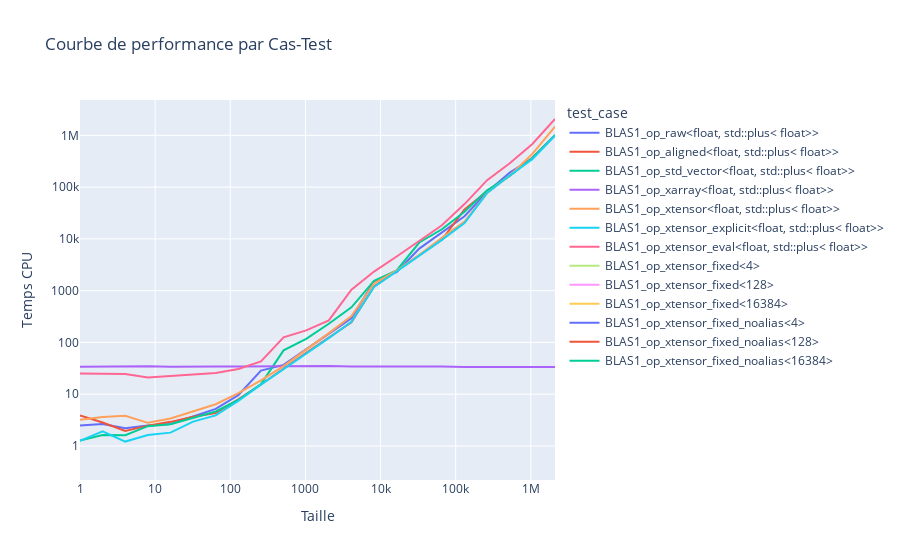

The notebook cell saved with this chart:
### Code cell
# Création de la courbe
fig = px.line(all_benchmarks_df[-1], 
              x="size", 
              y="cpu_time", 
              color="test_case",  # Chaque test_case aura une ligne distincte
              log_x=True,
              log_y=True,  # Echelle logarithmique pour l'axe Y
              title="Courbe de performance par Cas-Test",
              labels={"size": "Taille", "cpu_time": "Temps CPU"})

# Afficher le graphique
fig.show()

### Figure 1 — Plotly figure (JSON) as saved in the notebook; plotly's stock layout.template omitted (floating-point values rounded to 4 significant figures)
{"data": [{"hovertemplate": "test_case=BLAS1_op_raw<float, std::plus< float>><br>Taille=%{x}<br>Temps CPU=%{y}<extra></extra>", "legendgroup": "BLAS1_op_raw<float, std::plus< float>>", "line": {"color": "#636efa", "dash": "solid"}, "marker": {"symbol": "circle"}, "mode": "lines", "name": "BLAS1_op_raw<float, std::plus< float>>", "orientation": "v", "showlegend": true, "type": "scatter", "x": [1, 2, 4, 8, 16, 32, 64, 128, 256, 512, 1024, 2048, 4096, 8192, 16384, 32768, 65536, 131072, 262144, 524288, 1048576, 2097152], "xaxis": "x", "y": [2.483, 2.66, 2.211, 2.473, 2.668, 3.67, 5.198, 9.606, 28.61, 36.81, 73.24, 144.6, 293.7, 1516.0, 2288.0, 6487.0, 13080.0, 27290.0, 80470.0, 190700.0, 359700.0, 1007000.0], "yaxis": "y"}, {"hovertemplate": "test_case=BLAS1_op_aligned<float, std::plus< float>><br>Taille=%{x}<br>Temps CPU=%{y}<extra></extra>", "legendgroup": "BLAS1_op_aligned<float, std::plus< float>>", "line": {"color": "#EF553B", "dash": "solid"}, "marker": {"symbol": "circle"}, "mode": "lines", "name": "BLAS1_op_aligned<float, std::plus< float>>", "orientation": "v", "showlegend": true, "type": "scatter", "x": [1, 2, 4, 8, 16, 32, 64, 128, 256, 512, 1024, 2048, 4096, 8192, 16384, 32768, 65536, 131072, 262144, 524288, 1048576, 2097152], "xaxis": "x", "y": [3.876, 2.84, 1.955, 2.469, 2.922, 3.674, 4.327, 7.962, 15.38, 31.6, 63.07, 124.3, 244.5, 1201.0, 2402.0, 4795.0, 9581.0, 37180.0, 82600.0, 166100.0, 367700.0, 1004000.0], "yaxis": "y"}, {"hovertemplate": "test_case=BLAS1_op_std_vector<float, std::plus< float>><br>Taille=%{x}<br>Temps CPU=%{y}<extra></extra>", "legendgroup": "BLAS1_op_std_vector<float, std::plus< float>>", "line": {"color": "#00cc96", "dash": "solid"}, "marker": {"symbol": "circle"}, "mode": "lines", "name": "BLAS1_op_std_vector<float, std::plus< float>>", "orientation": "v", "showlegend": true, "type": "scatter", "x": [1, 2, 4, 8, 16, 32, 64, 128, 256, 512, 1024, 2048, 4096, 8192, 16384, 32768, 65536, 131072, 262144, 524288, 1048576, 2097152], "xaxis": "x", "y": [1.269, 1.631, 1.615, 2.412, 2.619, 3.45, 4.633, 7.736, 15.61, 70.21, 117.4, 229.3, 475.5, 1551.0, 2461.0, 8507.0, 15340.0, 33280.0, 86910.0, 165000.0, 363500.0, 1004000.0], "yaxis": "y"}, {"hovertemplate": "test_case=BLAS1_op_xarray<float, std::plus< float>><br>Taille=%{x}<br>Temps CPU=%{y}<extra></extra>", "legendgroup": "BLAS1_op_xarray<float, std::plus< float>>", "line": {"color": "#ab63fa", "dash": "solid"}, "marker": {"symbol": "circle"}, "mode": "lines", "name": "BLAS1_op_xarray<float, std::plus< float>>", "orientation": "v", "showlegend": true, "type": "scatter", "x": [1, 2, 4, 8, 16, 32, 64, 128, 256, 512, 1024, 2048, 4096, 8192, 16384, 32768, 65536, 131072, 262144, 524288, 1048576, 2097152], "xaxis": "x", "y": [34.05, 34.42, 34.98, 34.5, 33.87, 34.34, 34.39, 34.12, 34.39, 34.16, 34.44, 35.06, 34.17, 34.41, 33.83, 34.88, 34.16, 33.63, 33.81, 33.54, 33.91, 33.69], "yaxis": "y"}, {"hovertemplate": "test_case=BLAS1_op_xtensor<float, std::plus< float>><br>Taille=%{x}<br>Temps CPU=%{y}<extra></extra>", "legendgroup": "BLAS1_op_xtensor<float, std::plus< float>>", "line": {"color": "#FFA15A", "dash": "solid"}, "marker": {"symbol": "circle"}, "mode": "lines", "name": "BLAS1_op_xtensor<float, std::plus< float>>", "orientation": "v", "showlegend": true, "type": "scatter", "x": [1, 2, 4, 8, 16, 32, 64, 128, 256, 512, 1024, 2048, 4096, 8192, 16384, 32768, 65536, 131072, 262144, 524288, 1048576, 2097152], "xaxis": "x", "y": [3.207, 3.628, 3.842, 2.798, 3.393, 4.704, 6.388, 10.45, 18.49, 34.89, 72.26, 151.5, 323.3, 1374.0, 2451.0, 4918.0, 10530.0, 21490.0, 76670.0, 167100.0, 437200.0, 1475000.0], "yaxis": "y"}, {"hovertemplate": "test_case=BLAS1_op_xtensor_explicit<float, std::plus< float>><br>Taille=%{x}<br>Temps CPU=%{y}<extra></extra>", "legendgroup": "BLAS1_op_xtensor_explicit<float, std::plus< float>>", "line": {"color": "#19d3f3", "dash": "solid"}, "marker": {"symbol": "circle"}, "mode": "lines", "name": "BLAS1_op_xtensor_explicit<float, std::plus< float>>", "orientation": "v", "showlegend": true, "type": "scatter", "x": [1, 2, 4, 8, 16, 32, 64, 128, 256, 512, 1024, 2048, 4096, 8192, 16384, 32768, 65536, 131072, 262144, 524288, 1048576, 2097152], "xaxis": "x", "y": [1.254, 1.914, 1.216, 1.628, 1.811, 2.949, 3.895, 7.375, 15.33, 30.23, 60.74, 121.1, 249.3, 1175.0, 2350.0, 4664.0, 9538.0, 20140.0, 77060.0, 167700.0, 346200.0, 990700.0], "yaxis": "y"}, {"hovertemplate": "test_case=BLAS1_op_xtensor_eval<float, std::plus< float>><br>Taille=%{x}<br>Temps CPU=%{y}<extra></extra>", "legendgroup": "BLAS1_op_xtensor_eval<float, std::plus< float>>", "line": {"color": "#FF6692", "dash": "solid"}, "marker": {"symbol": "circle"}, "mode": "lines", "name": "BLAS1_op_xtensor_eval<float, std::plus< float>>", "orientation": "v", "showlegend": true, "type": "scatter", "x": [1, 2, 4, 8, 16, 32, 64, 128, 256, 512, 1024, 2048, 4096, 8192, 16384, 32768, 65536, 131072, 262144, 524288, 1048576, 2097152], "xaxis": "x", "y": [25.16, 25.17, 24.43, 21.0, 22.78, 24.12, 25.69, 30.59, 42.95, 125.7, 170.6, 266.6, 1043.0, 2334.0, 4557.0, 9092.0, 18240.0, 46970.0, 136200.0, 288700.0, 678300.0, 2065000.0], "yaxis": "y"}, {"hovertemplate": "test_case=BLAS1_op_xtensor_fixed<4><br>Taille=%{x}<br>Temps CPU=%{y}<extra></extra>", "legendgroup": "BLAS1_op_xtensor_fixed<4>", "line": {"color": "#B6E880", "dash": "solid"}, "marker": {"symbol": "circle"}, "mode": "lines", "name": "BLAS1_op_xtensor_fixed<4>", "orientation": "v", "showlegend": true, "type": "scatter", "x": [null], "xaxis": "x", "y": [0.815], "yaxis": "y"}, {"hovertemplate": "test_case=BLAS1_op_xtensor_fixed<128><br>Taille=%{x}<br>Temps CPU=%{y}<extra></extra>", "legendgroup": "BLAS1_op_xtensor_fixed<128>", "line": {"color": "#FF97FF", "dash": "solid"}, "marker": {"symbol": "circle"}, "mode": "lines", "name": "BLAS1_op_xtensor_fixed<128>", "orientation": "v", "showlegend": true, "type": "scatter", "x": [null], "xaxis": "x", "y": [8.181], "yaxis": "y"}, {"hovertemplate": "test_case=BLAS1_op_xtensor_fixed<16384><br>Taille=%{x}<br>Temps CPU=%{y}<extra></extra>", "legendgroup": "BLAS1_op_xtensor_fixed<16384>", "line": {"color": "#FECB52", "dash": "solid"}, "marker": {"symbol": "circle"}, "mode": "lines", "name": "BLAS1_op_xtensor_fixed<16384>", "orientation": "v", "showlegend": true, "type": "scatter", "x": [null], "xaxis": "x", "y": [4352.0], "yaxis": "y"}, {"hovertemplate": "test_case=BLAS1_op_xtensor_fixed_noalias<4><br>Taille=%{x}<br>Temps CPU=%{y}<extra></extra>", "legendgroup": "BLAS1_op_xtensor_fixed_noalias<4>", "line": {"color": "#636efa", "dash": "solid"}, "marker": {"symbol": "circle"}, "mode": "lines", "name": "BLAS1_op_xtensor_fixed_noalias<4>", "orientation": "v", "showlegend": true, "type": "scatter", "x": [null], "xaxis": "x", "y": [0.5126], "yaxis": "y"}, {"hovertemplate": "test_case=BLAS1_op_xtensor_fixed_noalias<128><br>Taille=%{x}<br>Temps CPU=%{y}<extra></extra>", "legendgroup": "BLAS1_op_xtensor_fixed_noalias<128>", "line": {"color": "#EF553B", "dash": "solid"}, "marker": {"symbol": "circle"}, "mode": "lines", "name": "BLAS1_op_xtensor_fixed_noalias<128>", "orientation": "v", "showlegend": true, "type": "scatter", "x": [null], "xaxis": "x", "y": [7.539], "yaxis": "y"}, {"hovertemplate": "test_case=BLAS1_op_xtensor_fixed_noalias<16384><br>Taille=%{x}<br>Temps CPU=%{y}<extra></extra>", "legendgroup": "BLAS1_op_xtensor_fixed_noalias<16384>", "line": {"color": "#00cc96", "dash": "solid"}, "marker": {"symbol": "circle"}, "mode": "lines", "name": "BLAS1_op_xtensor_fixed_noalias<16384>", "orientation": "v", "showlegend": true, "type": "scatter", "x": [null], "xaxis": "x", "y": [2386.0], "yaxis": "y"}], "layout": {"legend": {"title": {"text": "test_case"}, "tracegroupgap": 0}, "title": {"text": "Courbe de performance par Cas-Test"}, "xaxis": {"anchor": "y", "domain": [0, 1], "title": {"text": "Taille"}, "type": "log"}, "yaxis": {"anchor": "x", "domain": [0, 1], "title": {"text": "Temps CPU"}, "type": "log"}}}
